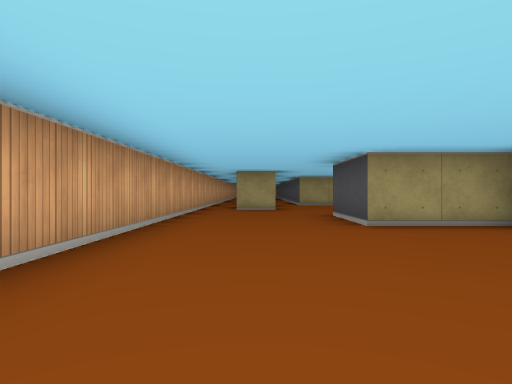
view 1 (above)

24 first-person views from a walk through a cub3D maze. The camera is about half as high as the walls, looks level and sees 75° across. The floor is counted in squares. Each view is taken from the middle of a square. On the plan, view 1 faces up. The plan holds only what a view shows up to about 9 squares ahead; the rest is blank.

view 2
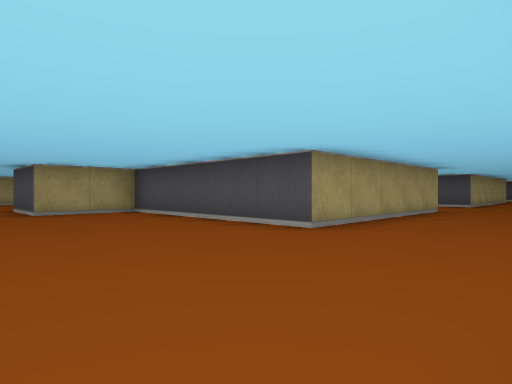

view 3
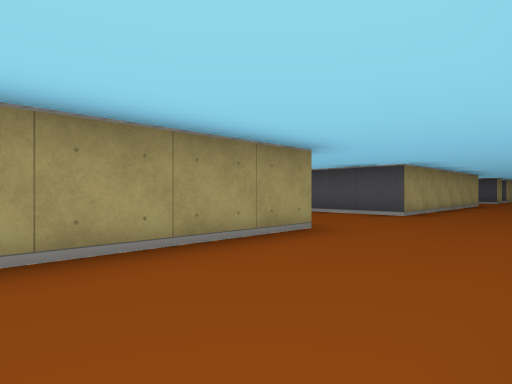

view 4
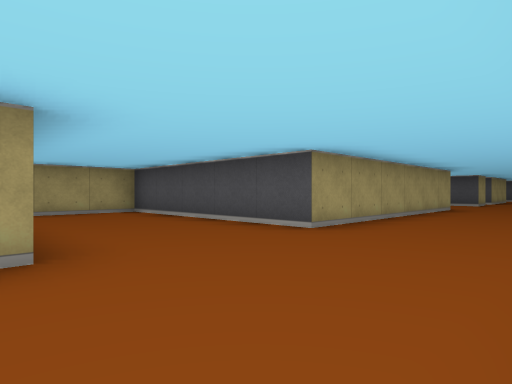

view 5
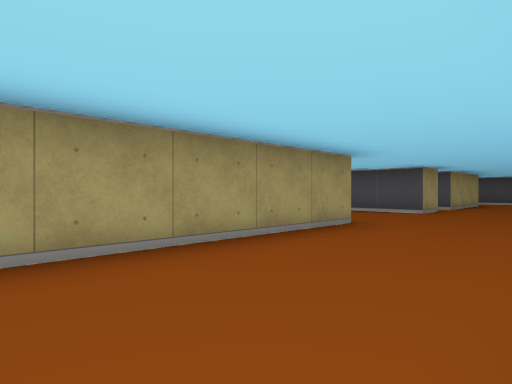

view 6
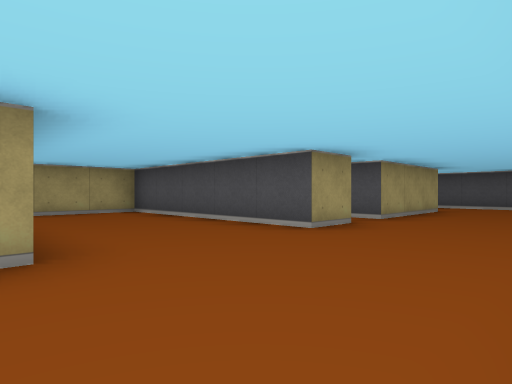

view 7
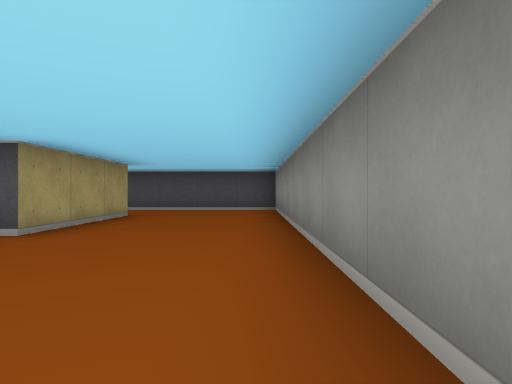

view 8
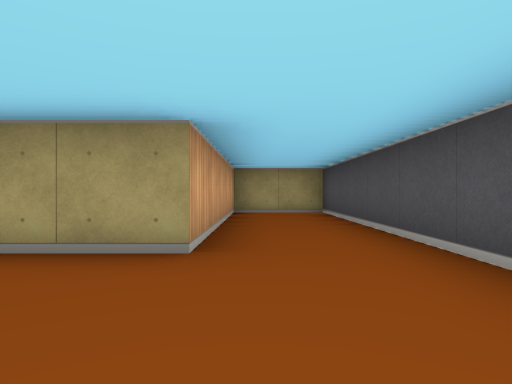

view 9
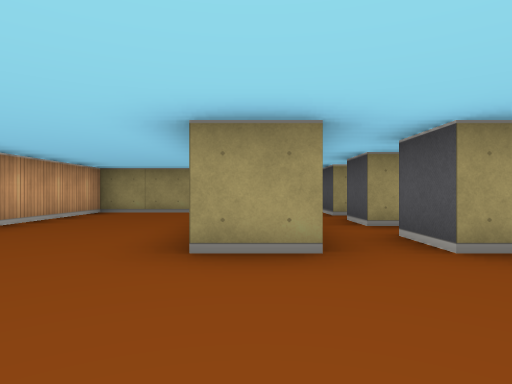

view 10
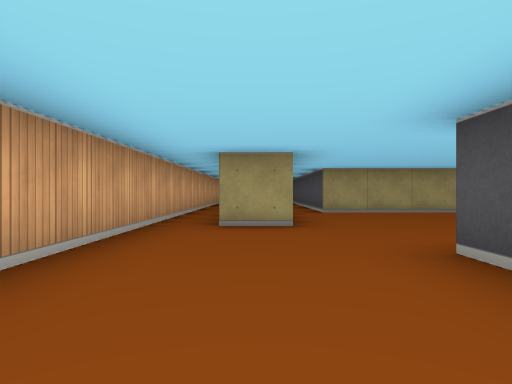

view 11
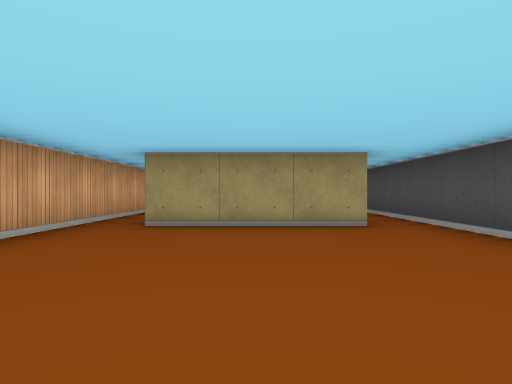

view 12
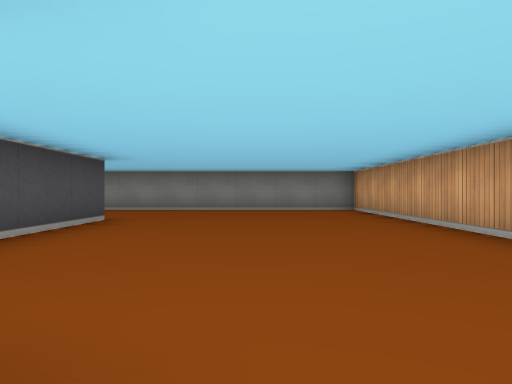

view 13
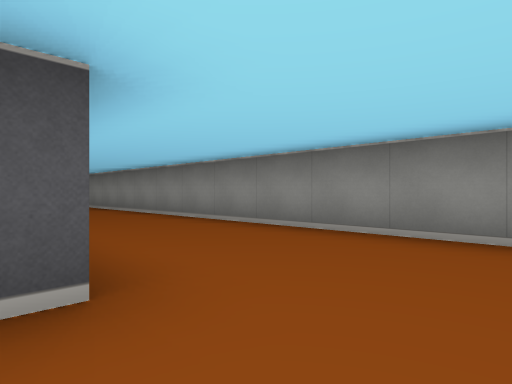

view 14
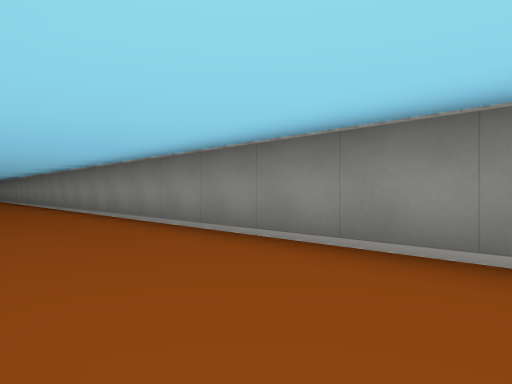

view 15
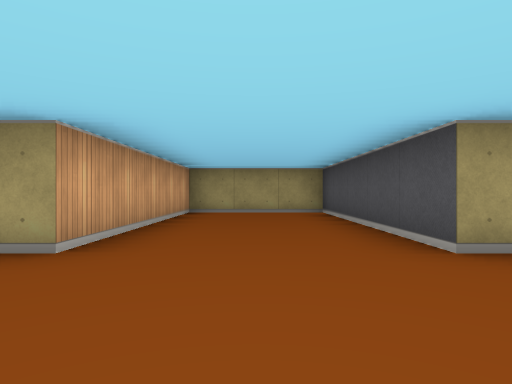

view 16
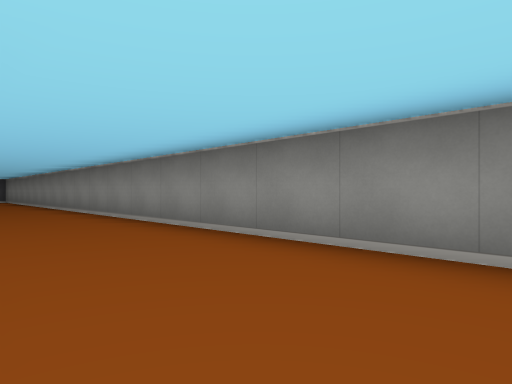

view 17
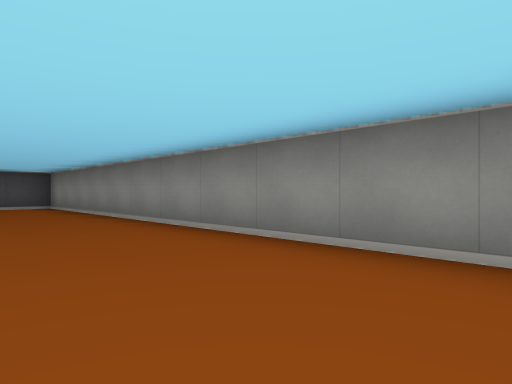

view 18
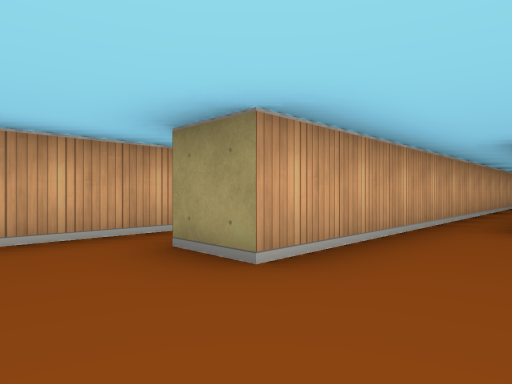

view 19
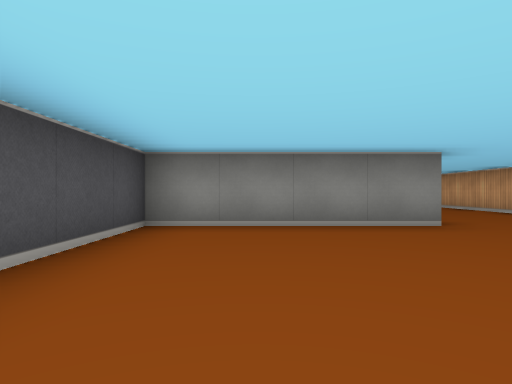

view 20
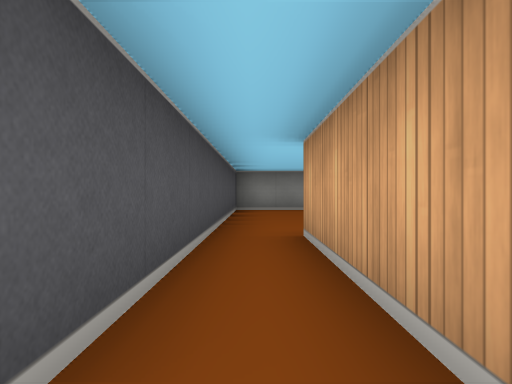

view 21
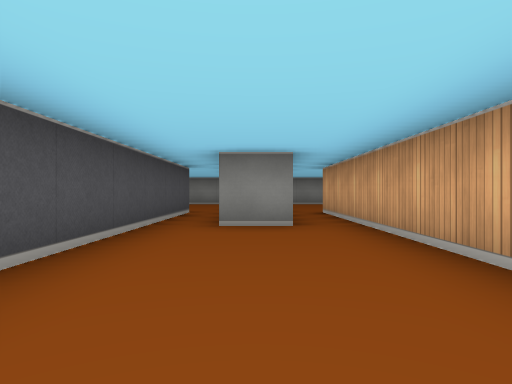

view 22
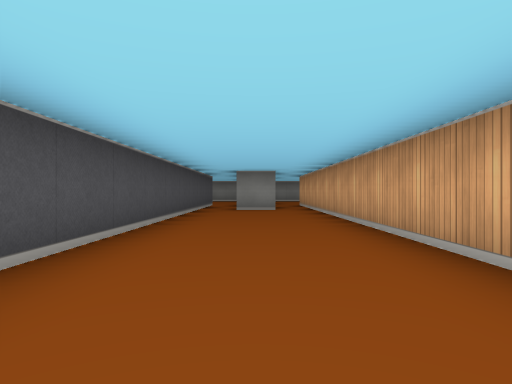

view 23
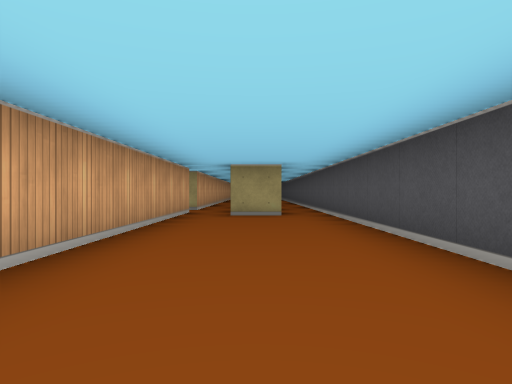

view 24
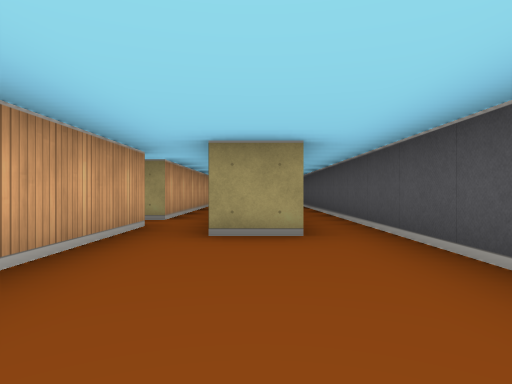

### Floor plan
Points are (right, up) in squares from view 1. A wall is a line through its corners. A room is listed if a view was taken in it or the views show most of it. See-through windows are left out.
Room 1 (views 1, 2, 3, 4, 5, 6, 7, 8, 9, 10, 12, 13, 14, 15, 16, 17, 18)
walls: (17.5, -0.5) (11.5, -0.5) (11.5, 4.5) (8.5, 4.5) (8.5, -0.5) (3.5, -0.5) (3.5, 4.5) (1.5, 4.5) (1.5, 6.5) (2.5, 6.5); (0.5, 8.5) (-0.5, 8.5); (21.5, -0.5) (20.5, -0.5) (20.5, 4.5) (17.5, 4.5) (17.5, 1.5); (-1.5, 13) (-1.5, -3.5) (27.5, -3.5) (27.5, 4.5) (25.5, 4.5) (25.5, -0.5) (22.5, -0.5) (22.5, 0.5)
ways out: opening at (1, 7.3) to room 2; opening at (22, 0)
Room 2 (views 11, 19)
walls: (4.5, 14.5) (4.5, 11.5) (1.5, 11.5) (1.5, 13); (2.5, 6.5) (5.5, 6.5) (5.5, 14.5); (0.5, 18.1) (0.5, 8.5)
ways out: opening at (1, 7.3) to room 1; opening at (5, 14) to room 3
Room 3 (views 20, 21, 22, 23, 24)
walls: (6.5, 24.5) (5.5, 24.5); (4.5, 24.5) (4.5, 14.5); (7.5, 14.5) (7.5, 30); (5.5, 14.5) (6.5, 14.5)
ways out: opening at (5, 14) to room 2; opening at (5, 25); opening at (7, 15)

Positions as (right, up) in squares from view 1, and headings:
1: (0, 0), facing up
2: (0, -3), facing up-right
3: (5, -3), facing up-right
4: (8, -3), facing up-right
5: (13, -3), facing up-right
6: (17, -3), facing up-right
7: (19, -3), facing right
8: (26, -3), facing up
9: (21, -3), facing up
10: (0, 4), facing up
11: (3, 7), facing up
12: (1, 5), facing down
13: (2, 0), facing down-right
14: (7, -1), facing down-right
15: (10, -3), facing up
16: (10, -1), facing down-right
17: (17, -1), facing down-right
18: (2, 7), facing up-left
19: (4, 11), facing down
20: (5, 15), facing down
21: (6, 19), facing down
22: (6, 23), facing down
23: (6, 18), facing up
24: (6, 21), facing up
